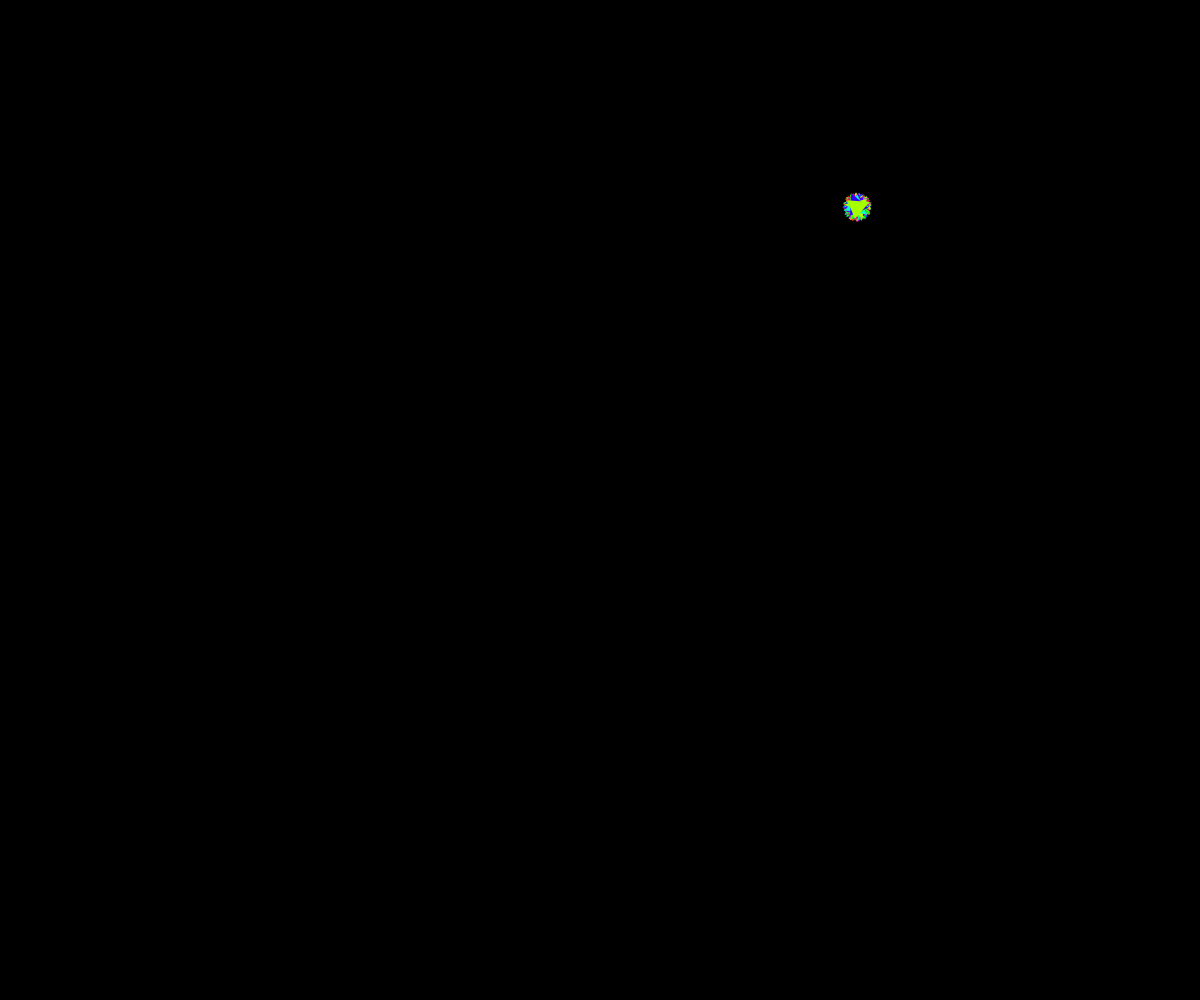
Frame 1 (no input)
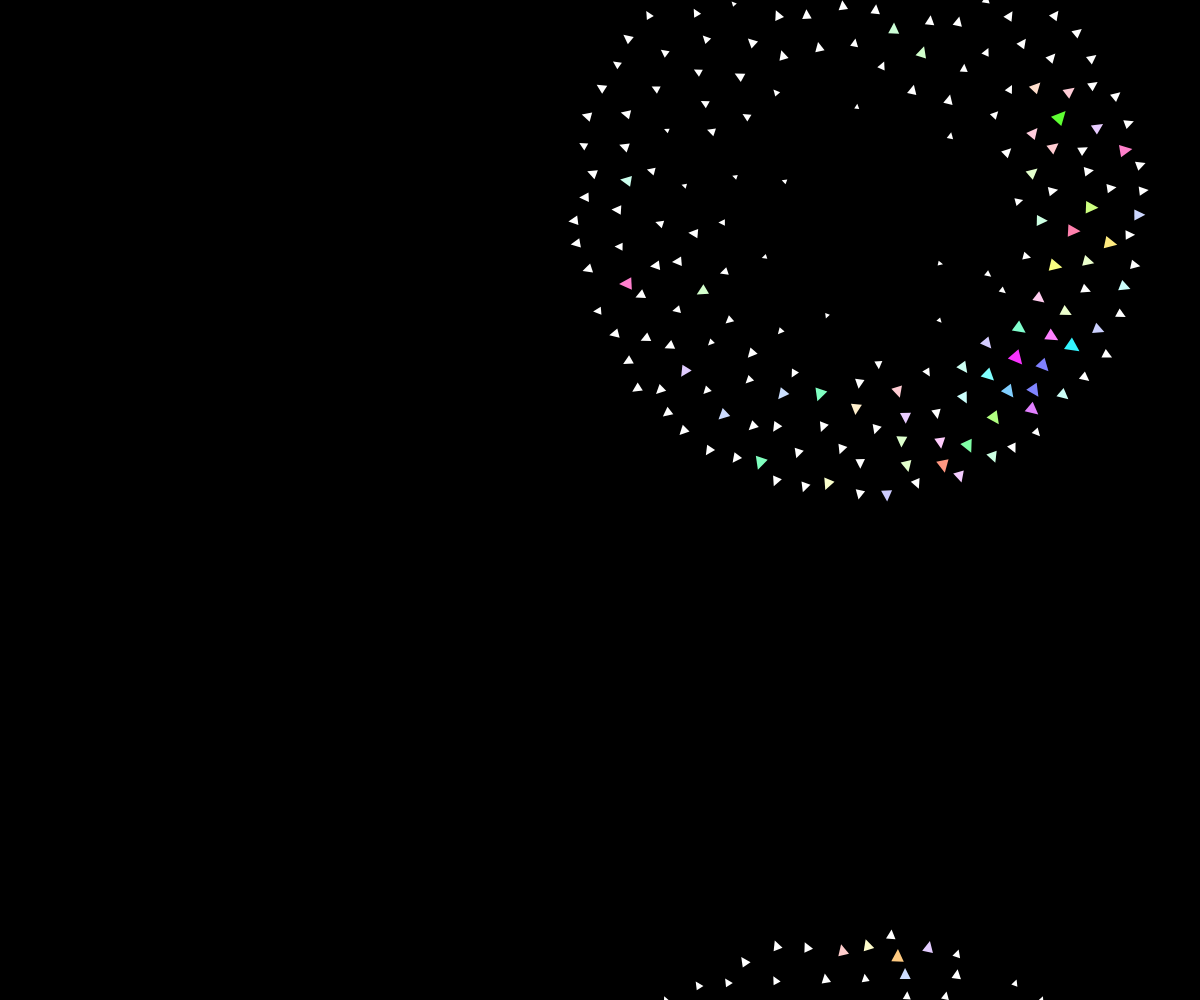
Frame 60 (no input)
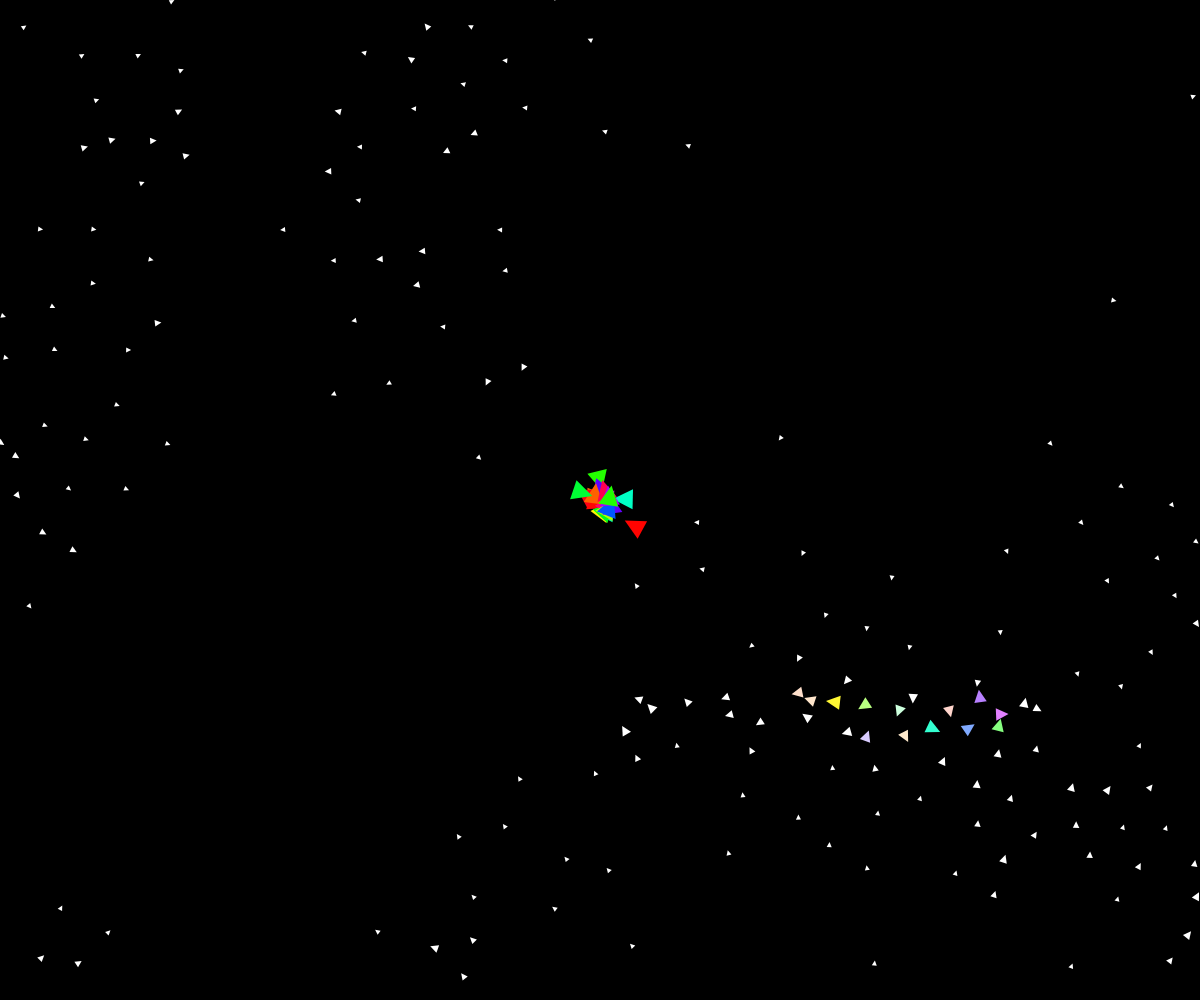
Frame 120 (the mouse pressed at the canvas centre since frame 60)

The p5.js sketch that drew these frames (run headless with seeded random() and noise() and a simulated clock; from frame 60 on, the mouse is pressed at the canvas centre):

// p5.js sketch
// ── sketch.js
// RIGHT CLICK  - Push boids away
// LEFT CLICK   - Attract boids
//    + LCTRL   - Spawn more boids

let w, h;
let boids = [];
let maxSpeed = 5,
  maxForce = 0.2;

let nMin = 0,
  nMax = 10;
let sizeMin = 5,
  sizeMax = 20;

let radius = 100,
  addition = 0;

let lerpSpeed = 1;

function setup() {
  w = windowWidth;
  h = windowHeight;
  createCanvas(w, h);
  colorMode(HSB);

  generateBoids(200, random(width), random(height));
}

function draw() {
  background(0);

  for (let boid of boids) {
    boid.rules();
    boid.getNeighbors();
    boid.update();
    boid.show();
  }
}

function generateBoids(n, x, y) {
  for (let i = 0; i < n; i++) {
    boids.push(new Boid(x, y));
  }
}

function mousePressed() {
  if (keyIsDown(17) && mouseButton == LEFT) {
    generateBoids(50, mouseX, mouseY);
  }
}

function mouseReleased() {
  addition = 0;
}

// disable right click, sue me
document.oncontextmenu = function () {
  if (mouseX < width && mouseY < height) return false;
};

// ── boid.js
class Boid {
  constructor(x, y) {
    this.pos = createVector(x, y);
    this.vel = p5.Vector.random2D().setMag(random(2, maxSpeed));
    this.acc = createVector();

    this.size = sizeMin;
    this.vision = 40;
    this.neighbors = [];

    this.hue = random(360);
    this.sat = 0;
  }

  show() {
    let angle = this.vel.heading();

    // change saturation based on amount of neighboring boids in sight
    this.sat = lerp(this.sat, map(this.neighbors.length, nMin, nMax, -100, 200), lerpSpeed);

    noStroke();
    fill(this.hue, this.sat, 100);

    // draw triangle facing velocity vector
    push();
    translate(this.pos.x, this.pos.y);
    rotate(angle);
    triangle(this.size / 2, 0, -this.size / 2, -this.size / 2, -this.size / 2, this.size / 2);
    pop();
  }

  rules() {
    // executes as flocking rules by adding their vectors to the acceleration vector
    this.acc.add(this.avoid().mult(2));
    this.acc.add(this.match().mult(1.5));
    this.acc.add(this.proximity().mult(1));

    this.acc.add(this.mouse());
  }

  update() {
    // update position and velocity, and resets acceleration vector
    this.pos.add(this.vel);
    this.vel.add(this.acc).limit(maxSpeed);
    this.acc.mult(0);

    this.edgeWrapping();

    // changes size based on number of neighbors
    this.size = lerp(
      this.size,
      constrain(map(this.neighbors.length, nMin, nMax, sizeMin, sizeMax), sizeMin, sizeMax),
      lerpSpeed
    );
  }

  edgeWrapping() {
    if (this.pos.x > width + this.size / 2) this.pos.x = -this.size / 2;
    if (this.pos.x < 0 - this.size / 2) this.pos.x = width;
    if (this.pos.y > height + this.size / 2) this.pos.y = -this.size / 2;
    if (this.pos.y < 0 - this.size / 2) this.pos.y = height;
  }

  getNeighbors() {
    this.neighbors = [];

    // finds neighboring boids within vision
    for (let boid of boids) {
      let d = dist(this.pos.x, this.pos.y, boid.pos.x, boid.pos.y);

      if (boid != this && d < this.vision) {
        this.neighbors.push(boid);
      }
    }
  }

  mouse() {
    // calculates force towards mouse cursor.
    if (mouseIsPressed) {
      let d = dist(this.pos.x, this.pos.y, mouseX, mouseY);
      let direction = p5.Vector.sub(createVector(mouseX, mouseY), this.pos)
        .setMag(maxSpeed * constrain(map(d, 0, radius + addition, 100, 1), 1, 10))
        .sub(this.vel)
        .limit(maxForce * 10);

      direction = direction.mult(constrain(map(d, 0, radius + addition, 1, 0), 0, 1));

      if (mouseIsPressed) {
        addition += 0.01;
      }

      // add or subtract vector
      return mouseButton == LEFT ? direction : direction.mult(-1);
    }
  }

  avoid() {
    let direction = createVector();

    // wanting to steer away from all neighbors, we return average vector between them
    for (let boid of this.neighbors) {
      let d = dist(this.pos.x, this.pos.y, boid.pos.x, boid.pos.y);
      let diff = p5.Vector.sub(this.pos, boid.pos).div(d * d);
      direction.add(diff);
    }

    let n = this.neighbors.length;
    if (n > 0) {
      direction.div(n).setMag(maxSpeed).sub(this.vel).limit(maxForce);
    }

    return direction;
  }

  match() {
    let direction = createVector();

    // adds the average velocity of each neighboring boid to steer in their general direction
    for (let boid of this.neighbors) {
      direction.add(boid.vel);
    }

    let n = this.neighbors.length;
    if (n > 0) {
      direction.div(n).setMag(maxSpeed).sub(this.vel).limit(maxForce);
    }

    return direction;
  }

  proximity() {
    let direction = createVector();

    // to make boids stick together, the average of all neighbors positions are added
    for (let boid of this.neighbors) {
      direction.add(boid.pos);
    }

    let n = this.neighbors.length;
    if (n > 0) {
      direction.div(n).sub(this.pos).setMag(maxSpeed).sub(this.vel).limit(maxForce);
    }

    return direction;
  }
}
